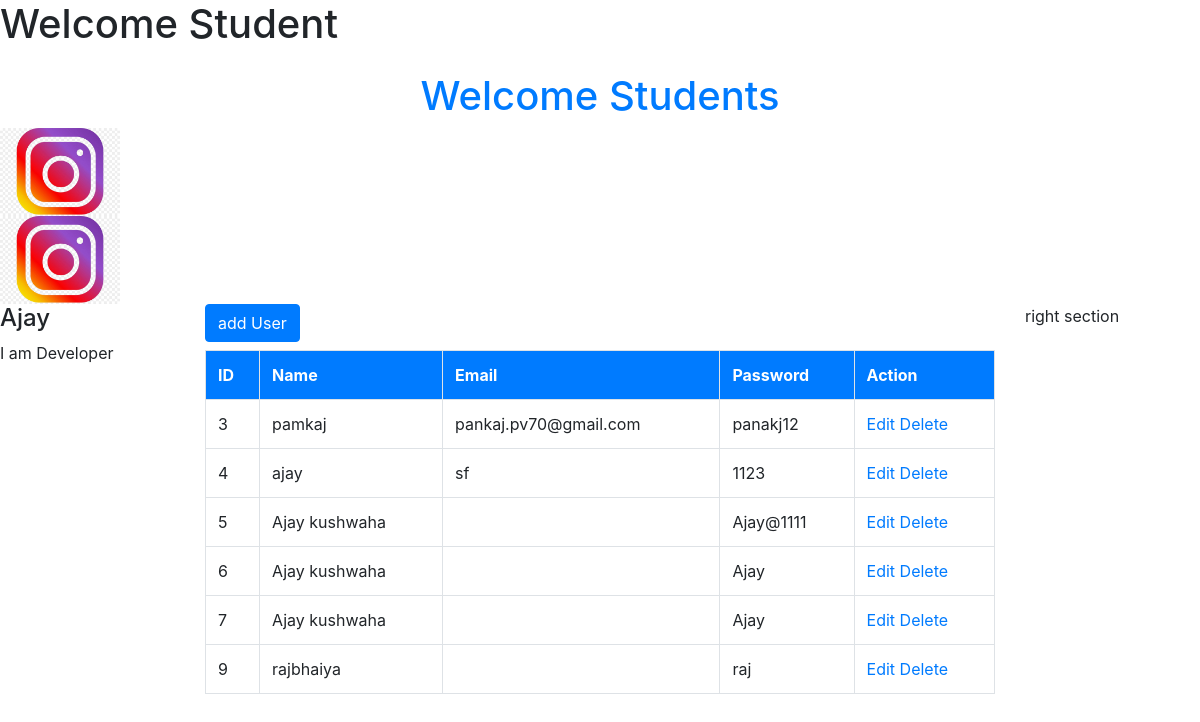
The page / on the database its author committed.
### myapp/models.py (models this page shows)
class User(models.Model):
    name=models.CharField(max_length=100)
    email=models.CharField(max_length=100)
    password=models.CharField(max_length=100)

### myapp/views.py (the view)
# urls.py: path('', views.index),
def index(request):
    print('dfdfd')
    stu = User.objects.all()
    return render(request, 'index.html',{'stu': stu})

### myapp/templates/index.html (shortened to what this page needs)
{% extends 'main.html'%}
{% block body%}
{%load static%}
<h1 class="text-center mt-4 text-primary"> Welcome Students</h1>
<img src="/static/i.jpg" width="120px">
<br>
<img src="{% static 'i.jpg'%}" width="120px">
<div class="row">
    <div class="col-md-2">
        <h4>Ajay </h4>
        <p>I am Developer</p>
    </div>
    <div class="col-md-8">
        <a href="/add/" class="btn btn-primary mb-2">add User</a>
        <table class="table table-bordered">
            <tr class="bg-primary text-white">
                <th>ID</th>
                <th>Name</th>
                <th>Email</th>
                <th>Password</th>
                <th>Action</th>
            </tr>
            {% for s in stu %}
            <tr>
                <td>{{s.id}}</td>
                <td>{{s.name}}</td>
                <td>{{s.email}}</td>
                <td>{{s.password}}</td>
                <td><a href="{% url 'edit' s.id%}">Edit</a> <a href="{% url 'delete' s.id%}"> Delete</a></td>
            </tr>
            {% endfor %}
        </table>
    </div>
    <div class="col-md-2">right section</div>
</div>
{% endblock%}

### myapp/templates/main.html (shortened to what this page needs)
<!doctype html>
  <head>
    <link rel="stylesheet" href="https://maxcdn.bootstrapcdn.com/bootstrap/4.0.0/css/bootstrap.min.css">
  </head>
<body>
<h1>Welcome Student</h1>
{% block body%}
{% endblock%}
</body>
</html>

### rows shown on the page
User: id "3", name "pamkaj", email "pankaj.pv70@gmail.com", password "panakj12"
User: id "4", name "ajay", email "sf", password "1123"
User: id "5", name "Ajay kushwaha", password "Ajay@1111"
User: id "6", name "Ajay kushwaha", password "Ajay"
User: id "7", name "Ajay kushwaha", password "Ajay"
User: id "9", name "rajbhaiya", password "raj"
